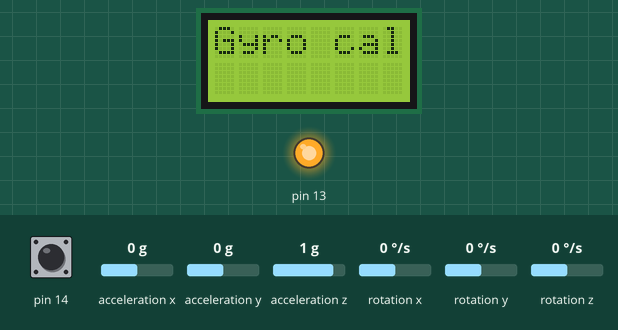
The sketch below on a simulated Arduino Leonardo, built with avr-gcc and run on an emulated ATmega32U4. Parts: 8×2 character LCD, output pins drawn as LEDs (lit = HIGH). The inputs (shaded band) are chosen by the test bench; at power-on: pin 14 HIGH, rotation z 0 °/s, acceleration x 0 g, acceleration y 0 g, acceleration z 1 g, rotation x 0 °/s, rotation y 0 °/s. What the sketch prints to the serial monitor is not drawn.

Above: at 0.8 s.
0.9 s: pin 14 pulled LOW for 3.2 s
At 1.62 s:
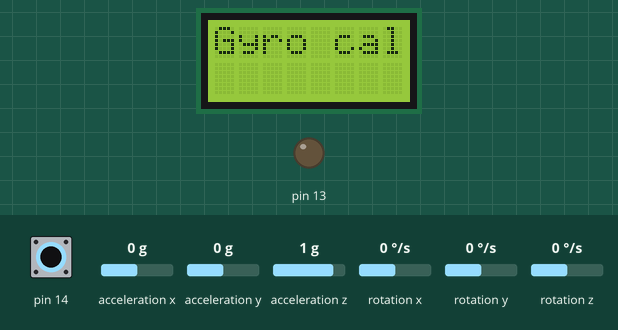
At 2.0 s:
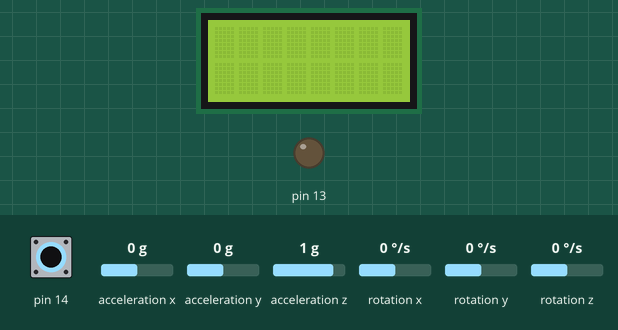
7.1 s: rotation z set to -192 °/s
10.1 s: rotation z set to 0 °/s
13.1 s: rotation z set to 184 °/s
16.1 s: rotation z set to 185 °/s
19.1 s: rotation z set to 100 °/s
Timing chart, 0 to 22.1 s (numbered marks = the images above; inputs shaded):
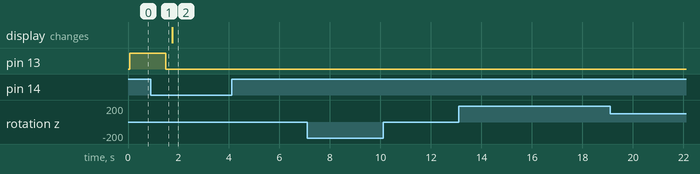

The sketch:

Wheel_Odometry_02.ino
```cpp
#include <Arduino.h>
#include <Wire.h>
#include <Zumo32U4.h>
#include <math.h>

#define MOTOR_SPEED 120

Zumo32U4LCD lcd;
Zumo32U4IMU imu;
Zumo32U4ButtonA buttonA;
//Booleans that help the robot know how far in the process it is
bool rotatCheck, reachedDest, traveling = false;
bool sensorreads, bounce = true;

////////////////////////Odometry Constants and variables/////////////////////////
int wheelDiameter = 4; //4 centimeters
int axleLength = 9;
int deltaT = 25;
double currentX, currentY, deltax, deltay = 0;
int globalTheta;
double momentTheta, goalTheta, deltaD;
double velocityR, velocityL, fwdVelocity = 0;

//////////////////////// MOTOR ////////////////////////
Zumo32U4Motors motors;
Zumo32U4Encoders encoders;
int drivenDist;
int angle;
////////////////Gyro setup/////////////////////
int turnAngleDegrees;
uint32_t turnAngle = 0;
uint16_t gyroLastUpdate = 0;
int16_t turnRate, gyroOffset;

struct Waypoint
{
    int X;
    int Y;
    Waypoint* next;

    Waypoint(int x, int y) {
        X = x;
        Y = y;
        next = NULL;
    }
};

void debugLog(String text) {
    Serial.println("[DEBUG]<" + (String)__TIME__ + ">: " + text);
}

struct WaypointQueue
{
    Waypoint* front, * rear;

    WaypointQueue() {
        front = rear = NULL;
    }

    void enQueue(int x, int y)
    {
        //debugLog("Enqueuing new waypoint.");
        Waypoint* temp = new Waypoint(x, y);

        if (rear == NULL) {
            front = rear = temp;
            return;
        }

        rear->next = temp;
        rear = temp;
        debugLog("Waypoint has been enqueued. Data (X): " + (String)temp->X + ", (Y): " + (String)temp->Y);
    }

    void deQueue()
    {
        if (front == NULL) {
            return;
        }

        Waypoint* temp = front;
        front = front->next;

        if (front == NULL) {
            rear = NULL;
        }

        //debugLog("Removed waypoint from queue. Data (X): " + (String)temp->X + ", (Y): " + (String)temp->Y);
        delete(temp);
        //debugLog("Removed. X value for the next waypoint in queue: " + (String)front->X)
    }
};

WaypointQueue waypointQueue;

void setup() {
    configureComponents();
}

void loop() {
}

void configureComponents() {
    Serial.begin(9600);
    gyroscopeSetup();
    delay(500);
    gyroscopeReset();
    lcd.clear();
    buttonA.waitForPress();
    delay(250);
    waypointQueue.enQueue(0, 35);
    waypointQueue.enQueue(8, 35);
    waypointQueue.enQueue(8, 10);
    waypointQueue.enQueue(16, 10);
    waypointQueue.enQueue(16, 35);
    waypointQueue.enQueue(24, 35);
    waypointQueue.enQueue(24, 10);
    waypointQueue.enQueue(32, 10);
    waypointQueue.enQueue(32, 35);
    waypointQueue.enQueue(40, 35);
    waypointQueue.enQueue(40, 0);
    waypointQueue.enQueue(0, 0);
    goTo(waypointQueue.front->X, waypointQueue.front->Y);
}

void gyroscopeSetup() {
    Wire.begin();
    imu.init();
    imu.enableDefault();
    imu.configureForTurnSensing();
    lcd.clear();
    lcd.print(F("Gyro cal"));

    // Turn on the yellow LED in case the LCD is not available.
    ledYellow(1);
    // Calibrate the gyro.
    int32_t total = 0;
    for (uint16_t i = 0; i < 1024; i++) {
        // Wait for new data to be available, then read it.
        while (!imu.gyroDataReady()) {}
        imu.readGyro();
        // Add the Z axis reading to the total.
        total += imu.g.z;
    }
    ledYellow(0);
    gyroOffset = total / 1024;
    delay(250);
    // Display the angle (in degrees from -180 to 180)
    lcd.clear();
}

void gyroscopeReset() {
    gyroLastUpdate = micros();
    turnAngle = 0;
}

void goTo(int x, int y) {
    //debugLog("Moving to position X: " + (String)x + ", Y: " + (String)y);
    traveling = true;
    int destx = x - currentX;
    int desty = y - currentY;
    int angleDeg = atan2(desty, destx) * 180 / PI;
    angle = (angleDeg + 360) % 360;
    char dir;
    if(globalTheta > 245 && angle < 90)
    {
    dir = 'L';
    }
    else
    {
    dir = 0 < angle && angle < 180 ? 'L' : 'R';
    }
    //bool neg = angle < 0 ? true : false;
    bool destXNeg = x < 0 ? true : false;
    bool destYNeg = y < 0 ? true : false;
    reachedDest = false;
    turn(angle, dir);
    moveForward(x, y, destXNeg, destYNeg, angle);
}

void turn(int goalAngle, char Direction)
{
    switch (Direction)
    {
    case 'R':
        updateAngle();

        while (!rotatCheck) {
            updatePosition();
            if (globalTheta >= goalAngle && (goalAngle) >= globalTheta) {
                motors.setSpeeds(0, 0);
                rotatCheck = true;
            }
            else {
                motors.setSpeeds(100,-85);
            }
        }
        rotatCheck = false;
        break;

    case 'L':
        updateAngle();
        while (!rotatCheck) {
            updatePosition();
            if (globalTheta >= goalAngle && (goalAngle) >= globalTheta) {
                motors.setSpeeds(0, 0);
                rotatCheck = true;
            }
            else {
                motors.setSpeeds(-90,100);
            }
        }
        rotatCheck = false;
        break;
    }
}

bool verifyDestination(bool negX, bool negY, int x, int y, bool inverseX, bool inverseY)
{
    // TODO: Make sure it compensates for currentX already bigger than x, same goes for currentY and y.
    bool ret = false;
    int xEqL = inverseX ? x : currentX;
    int yEqL = inverseY ? y : currentY;
    int xEqR = inverseX ? currentX : x;
    int yEqR = inverseY ? currentY : y;

    if (negX && negY) {
        debugLog("Moving to a pos where: " + (String)yEqL + " <= " + (String)yEqR);
        ret = xEqL <= xEqR && yEqL <= yEqR ? true : false;
    }
    else if (!negX && !negY) {
        debugLog("Moving to a pos where: " + (String)yEqL + " >= " + (String)yEqR);
        ret = xEqL >= xEqR && yEqL >= yEqR ? true : false;
    }
    else if (!negX && negY) {
        debugLog("Moving to a pos where: " + (String)yEqL + " <= " + (String)yEqR);
        ret = xEqL >= xEqR && yEqL <= yEqR ? true : false;
    }
    else if (negX && !negY) {
        debugLog("Moving to a pos where: " + (String)yEqL + " >= " + (String)yEqR);
        ret = xEqL <= xEqR && yEqL >= yEqR ? true : false;
    }
    //debugLog("negX: " + (String)negX + ", negY: " + (String)negY);
    return ret;
}

void moveForward(int x, int y, bool destXneg, bool destYneg, int angle)
{
    debugLog("Moving to x: " + (String)x + ", y: " + (String)y);
    motors.setSpeeds(MOTOR_SPEED, MOTOR_SPEED);
    bool xInverse = currentX > (x - 5) && destXneg || currentX > (x + 5) && !destXneg ? true : false;
    bool yInverse = currentY > (y - 5) && destYneg || currentY > (y + 5) && !destYneg ? true : false;
    debugLog("X inverse: " + (String)xInverse + ", Y inverse: " + (String)yInverse);
    while (!verifyDestination(destXneg, destYneg, x, y, xInverse, yInverse) && !reachedDest)
    {
        if (0 < encoders.getCountsLeft() || 0 < encoders.getCountsRight()) {
            updatePosition();
        }
    }
    motors.setSpeeds(0, 0);
    reachedDest = true;
    traveling = false;
    waypointQueue.deQueue();
    debugLog("Done! Current pos x: " + (String)currentX + ", y: " + (String)currentY);
    //debugLog("Moved to target position. Current position X: " + (String)currentX + ", Y: " + (String)currentY);

    if (waypointQueue.front != NULL) {
        goTo(waypointQueue.front->X, waypointQueue.front->Y);
    }
    else {
        return;
    }
}

void updateAngle()
{
    // Updates readings from gyro
    imu.readGyro();
    turnRate = imu.g.z - gyroOffset;
    uint16_t m = micros();
    uint16_t dt = m - gyroLastUpdate;
    gyroLastUpdate = m;
    int32_t d = (int32_t)turnRate * dt;
    turnAngle += (int64_t)d * 14680064 / 17578125; // We're sorry. Carlos pls explain <3

    // Converts angle interval from [-180;180] to [0;360]
    turnAngleDegrees = ((((int32_t)turnAngle >> 16) * 360) >> 16);
    if (turnAngleDegrees <= 0 && turnAngleDegrees >= -180) {
        globalTheta = (360 + turnAngleDegrees);
    }
    if (turnAngleDegrees >= 0 && turnAngleDegrees <= 180) {
        globalTheta = turnAngleDegrees;
    }
}

void updatePosition()
{
    updateAngle();
    float encL = encoders.getCountsLeft();
    float encR = encoders.getCountsRight();

    velocityR = ((encR) / 909.7 * (PI * wheelDiameter));
    velocityL = ((encL) / 909.7 * (PI * wheelDiameter));
    deltaD = (velocityR + velocityL) / 2;
    encoders.getCountsAndResetLeft();
    encoders.getCountsAndResetRight();
    deltax = (deltaD * cos(globalTheta * (PI / 180)));
    deltay = (deltaD * sin(globalTheta * (PI / 180)));

    currentX = currentX + deltax;
    currentY = currentY + deltay;

    //lcd.clear();
    //lcd.print("ang: " + (String)globalTheta);

    lcd.clear();
    lcd.gotoXY(0, 0);
    lcd.print("x: " + (String)currentX);
    lcd.gotoXY(0, 1);
    lcd.print("y: " + (String)currentY);
    //debugLog("Position has been updated.");
}
```
